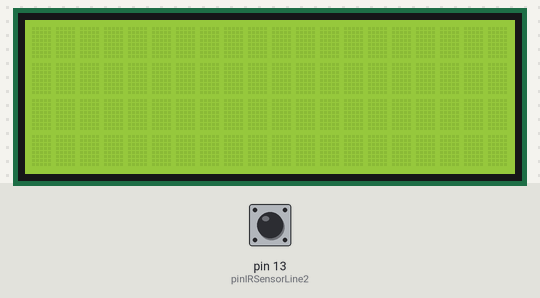
The sketch below on a simulated Arduino Uno, built with avr-gcc and run on an emulated ATmega328P. Parts: 20×4 character LCD. The inputs (shaded band) are chosen by the test bench; at power-on: pin 13 (pinIRSensorLine2) HIGH. What the sketch prints to the serial monitor is not drawn.

Above: at 1.2 s.
1.3 s: pin 13 (pinIRSensorLine2) driven LOW
2.8 s: pin 13 (pinIRSensorLine2) pulsed HIGH 5 times (0.12 s each, 0.3 s apart)
At 3.7 s:
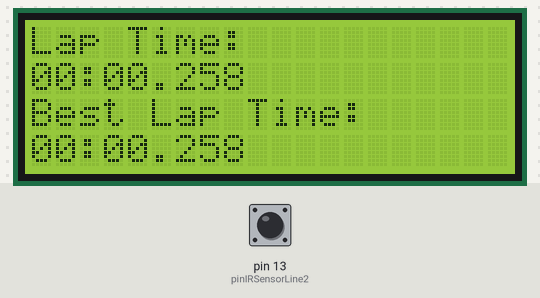
At 4.9 s:
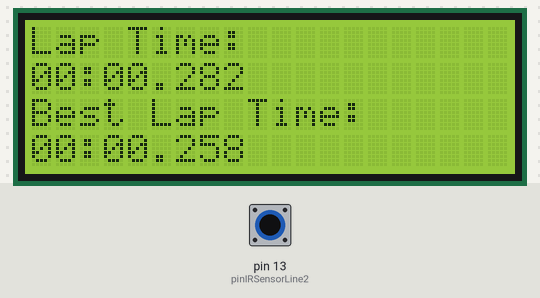
Timing chart, 0 to 6.4 s (numbered marks = the images above; inputs shaded):
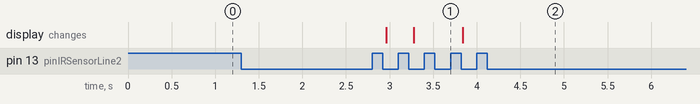

The sketch:

ghost-racer.ino
```cpp
#include <Wire.h>
#include <LiquidCrystal_I2C.h>  // https://github.com/fdebrabander/Arduino-LiquidCrystal-I2C-library
#include <limits.h>

// Pin configuration.
const int pinIRSensorLine1 = 12;
const int pinIRSensorLine2 = 13;

// IR Sensor status.
int statusSensorLine1 = HIGH;
int statusSensorLine2 = HIGH;
int previousStatusLine1 = HIGH;
int previousStatusLine2 = HIGH;

// Number of laps.
int currentLapLine1 = 0;
int currentLapLine2 = 0;

// Starting time for current lap.
unsigned long startTimeLine1 = 0;
unsigned long startTimeLine2 = 0;

// Best lap time.
unsigned long bestLapTimeLine1 = ULONG_MAX;
unsigned long bestLapTimeLine2 = ULONG_MAX;

// Used to format text.
char buf[3];

// Set the LCD address to 0x27 for a 20 chars and 4 line display.
LiquidCrystal_I2C lcd(0x27, 20, 4);

void setup()
{
  Serial.begin(9600);

  pinMode(pinIRSensorLine1, INPUT);
  pinMode(pinIRSensorLine2, INPUT);

  // initialize the LCD.
  lcd.begin();

  // Turn on the blacklight.
  lcd.backlight();

  // Clear screen.
  lcd.clear();
}

void loop()
{
  // #TODO: Everything else.

  updateStatusSensor();
}

void updateStatusSensor()
{
  // #TODO: Add sensor for Line1.
  // #TODO: Check millis overflow.

  // Check if car is above the sensor.
  statusSensorLine2 = digitalRead(pinIRSensorLine2);
  if (statusSensorLine2 == LOW && previousStatusLine2 == HIGH)
  {
    // Update lap count.
    currentLapLine2++;

    Serial.print("Current Lap: ");
    Serial.println(currentLapLine2);

    // Get lap time and check best lap time.
    if (currentLapLine2 > 1)
    {
      // Get lap time.
      unsigned long lapTime = millis() - startTimeLine2;
      unsigned long ms = lapTime;
      unsigned long seconds = lapTime / 1000;
      unsigned long minutes = seconds / 60;
      ms %= 1000;
      seconds %= 60;
      minutes %= 60;

      // Format lap time in human readable form.
      String textLapTime;
      sprintf(buf, "%02d", minutes);
      textLapTime += buf;
      textLapTime += ":";
      sprintf(buf, "%02d", seconds);
      textLapTime += buf;
      textLapTime += ".";
      sprintf(buf, "%03d", ms);
      textLapTime += buf;
      Serial.println(textLapTime);

      // Show lap time.
      lcd.setCursor (0,0);
      lcd.print("Lap Time:");
      lcd.setCursor (0,1);
      lcd.print(textLapTime);

      // Check best lap time.
      if (lapTime < bestLapTimeLine2)
      {
        bestLapTimeLine2 = lapTime;

        // Show best lap time.
        lcd.setCursor (0,2);
        lcd.print("Best Lap Time:");
        lcd.setCursor (0,3);
        lcd.print(textLapTime);
      }
    }

    // Set start time for next lap.
    startTimeLine2 = millis();
  }

  // Update status.
  previousStatusLine2 = statusSensorLine2;
}
```

Measured:
- after the input at 1.3 s, every drawn part: stays the same
- after the input at 2.8 s, the display: first changes after 0.16 s (image 1 shows a later state)
